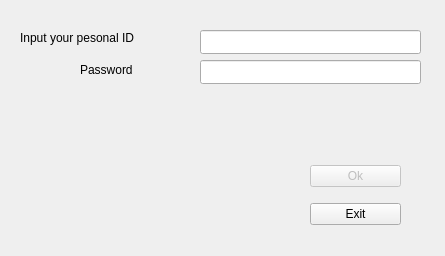
<?xml version="1.0" encoding="UTF-8"?>
<ui version="4.0">
 <class>Dialog</class>
 <widget class="QDialog" name="Dialog">
  <property name="geometry">
   <rect>
    <x>0</x>
    <y>0</y>
    <width>445</width>
    <height>256</height>
   </rect>
  </property>
  <property name="windowTitle">
   <string>Dialog</string>
  </property>
  <widget class="QLabel" name="label">
   <property name="geometry">
    <rect>
     <x>20</x>
     <y>30</y>
     <width>122</width>
     <height>16</height>
    </rect>
   </property>
   <property name="text">
    <string>Input your pesonal ID</string>
   </property>
  </widget>
  <widget class="QWidget" name="verticalLayoutWidget_2">
   <property name="geometry">
    <rect>
     <x>310</x>
     <y>155</y>
     <width>91</width>
     <height>81</height>
    </rect>
   </property>
   <layout class="QVBoxLayout" name="verticalLayout_2">
    <item>
     <widget class="QPushButton" name="pushButton_2">
      <property name="enabled">
       <bool>false</bool>
      </property>
      <property name="text">
       <string>Ok</string>
      </property>
     </widget>
    </item>
    <item>
     <widget class="QPushButton" name="pushButton">
      <property name="text">
       <string>Exit</string>
      </property>
     </widget>
    </item>
   </layout>
  </widget>
  <widget class="QLineEdit" name="lineEdit_2">
   <property name="enabled">
    <bool>true</bool>
   </property>
   <property name="geometry">
    <rect>
     <x>200</x>
     <y>60</y>
     <width>221</width>
     <height>24</height>
    </rect>
   </property>
   <property name="inputMask">
    <string/>
   </property>
  </widget>
  <widget class="QLabel" name="label_2">
   <property name="geometry">
    <rect>
     <x>80</x>
     <y>60</y>
     <width>111</width>
     <height>20</height>
    </rect>
   </property>
   <property name="text">
    <string>Password</string>
   </property>
  </widget>
  <widget class="QLineEdit" name="lineEdit">
   <property name="enabled">
    <bool>true</bool>
   </property>
   <property name="geometry">
    <rect>
     <x>200</x>
     <y>30</y>
     <width>221</width>
     <height>24</height>
    </rect>
   </property>
  </widget>
 </widget>
 <resources/>
 <connections/>
</ui>
